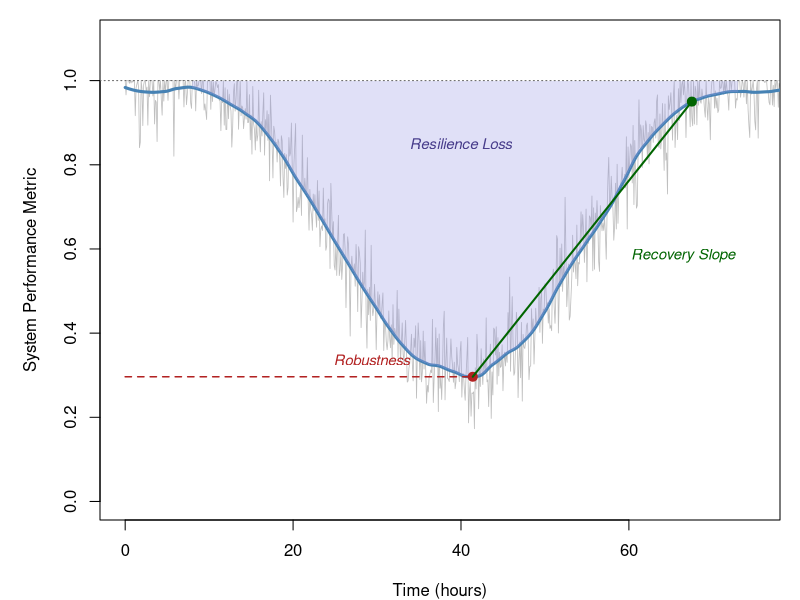
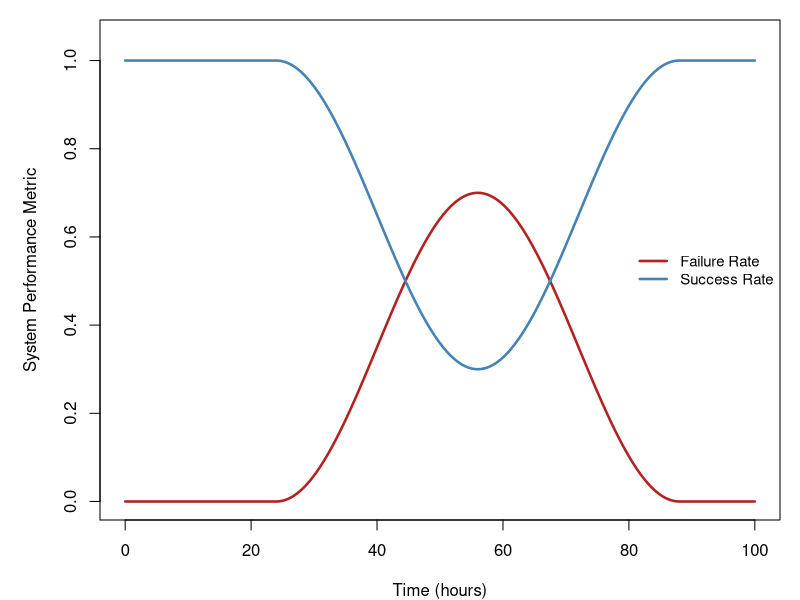

Write the R code that produced these figures, in order.
# =============================================================================
# paper_illustrations.R
#
# Two illustrative diagrams for the paper:
#   1. An idealised resilience curve with raw noisy data + smoothed curve,
#      and robustness, rapidity, and resilience loss annotated
#   2. Failure rate vs success rate to illustrate metric direction
# =============================================================================

t <- seq(0, 100, by = 0.1)

# ---- Plot 1: Idealised resilience curve with annotations --------------------

# Clean underlying signal
dip_clean <- ifelse(t < 8, 1,
                    ifelse(t < 73, 0.65 + 0.35 * cos(pi * (t - 8) / 32),
                           1))

# Add noise to simulate raw data
set.seed(42)
dip_noisy <- dip_clean + rnorm(length(t), mean = 0, sd = 0.06)
dip_noisy <- pmin(pmax(dip_noisy, 0), 1.0)
# Smooth using local polynomial (LOESS)
lo <- loess(dip_noisy ~ t, span = 0.12)
dip_smooth <- predict(lo, t)
dip_smooth <- pmin(pmax(dip_smooth, 0), 1.05)

# Find key points on the smoothed curve
trough_val <- min(dip_smooth)
trough_t   <- t[which.min(dip_smooth)]

post_trough <- which(t > trough_t & dip_smooth >= 0.95)
recovery_t  <- t[post_trough[1]]

par(mar = c(4, 5, 1, 1))

# Raw noisy data in light grey
plot(t, dip_noisy, type = "l", lwd = 0.8, col = "grey75",
     xlab = "Time (hours)", ylab = "System Performance Metric",
     xlim = c(0, 75), ylim = c(0, 1.1), main = "")

# Smoothed curve on top
lines(t, dip_smooth, lwd = 3, col = "steelblue")

# Resilience loss: shade between baseline (1) and smoothed curve
shade_idx <- which(t >= 8 & t <= 73)
polygon(c(t[shade_idx], rev(t[shade_idx])),
        c(rep(1, length(shade_idx)), rev(dip_smooth[shade_idx])),
        col = rgb(0.6, 0.6, 0.9, 0.3), border = NA)
text(40, 0.85, "Resilience Loss", cex = 0.9, col = "slateblue4", font = 3)

# Baseline
abline(h = 1, col = "grey40", lty = 3, lwd = 1)

# Robustness
segments(0, trough_val, trough_t, trough_val, col = "firebrick", lty = 2, lwd = 1.5)
points(trough_t, trough_val, pch = 19, col = "firebrick", cex = 1.2)
text(trough_t - 12, trough_val + 0.04, "Robustness", cex = 0.9,
     col = "firebrick", font = 3)

# Recovery slope
points(recovery_t, dip_smooth[post_trough[1]], pch = 19, col = "darkgreen", cex = 1.2)
segments(trough_t, trough_val, recovery_t, dip_smooth[post_trough[1]],
         col = "darkgreen", lwd = 2, lty = 1)
mid_t <- (trough_t + recovery_t) / 2
mid_p <- (trough_val + dip_smooth[post_trough[1]]) / 2
text(mid_t + 12, mid_p - 0.04, "Recovery Slope", cex = 0.9, col = "darkgreen", font = 3)

# ---- Plot 2: Metric direction illustration ----------------------------------

dip2 <- ifelse(t < 24, 1,
               ifelse(t < 88, 0.65 + 0.35 * cos(pi * (t - 24) / 32),
                      1))

success <- dip2
failure <- 1 - dip2

par(mar = c(4, 5, 1, 1))
plot(t, failure, type = "l", lwd = 2.5, col = "firebrick",
     xlab = "Time (hours)", ylab = "System Performance Metric",
     ylim = c(0, 1.05), main = "")
lines(t, success, lwd = 2.5, col = "steelblue")

legend("right",
       legend = c("Failure Rate", "Success Rate"),
       col = c("firebrick", "steelblue"),
       lwd = 2.5, bty = "n", cex = 0.9)
